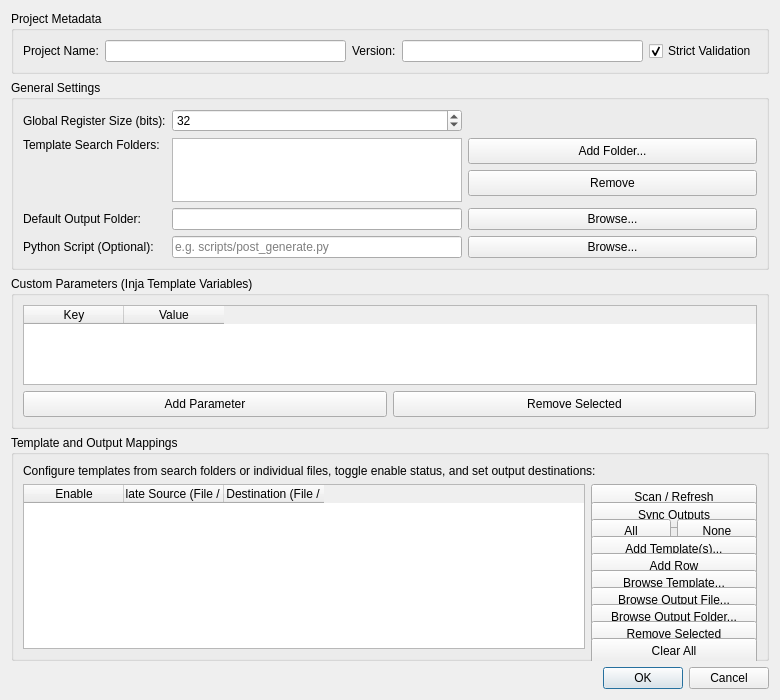
<?xml version='1.0' encoding='utf-8'?>
<ui version="4.0">
 <class>config</class>
 <widget class="QDialog" name="config">
  <property name="geometry">
   <rect>
    <x>0</x>
    <y>0</y>
    <width>780</width>
    <height>700</height>
   </rect>
  </property>
  <property name="minimumSize">
   <size>
    <width>600</width>
    <height>480</height>
   </size>
  </property>
  <property name="windowTitle">
   <string>Configuration</string>
  </property>
  <property name="windowIcon">
   <iconset resource="resources.qrc">
    <normaloff>:/icons/app_icon.png</normaloff>:/icons/app_icon.png</iconset>
  </property>
  <layout class="QVBoxLayout" name="mainVerticalLayout">
   <item><widget class="QGroupBox" name="groupMetadata"><property name="title"><string>Project Metadata</string></property><layout class="QGridLayout" name="gridLayoutMetadata"><item row="0" column="0"><widget class="QLabel" name="label_projectName"><property name="text"><string>Project Name:</string></property></widget></item><item row="0" column="1"><widget class="QLineEdit" name="projectName" /></item><item row="0" column="2"><widget class="QLabel" name="label_projectVersion"><property name="text"><string>Version:</string></property></widget></item><item row="0" column="3"><widget class="QLineEdit" name="projectVersion" /></item><item row="0" column="4"><widget class="QCheckBox" name="strictValidation"><property name="text"><string>Strict Validation</string></property><property name="checked"><bool>true</bool></property></widget></item></layout></widget></item><item>
    <widget class="QGroupBox" name="groupGeneral">
     <property name="title">
      <string>General Settings</string>
     </property>
     <layout class="QGridLayout" name="generalGridLayout">
      <item row="0" column="0">
       <widget class="QLabel" name="label_regWidth">
        <property name="text">
         <string>Global Register Size (bits):</string>
        </property>
       </widget>
      </item>
      <item row="0" column="1">
       <widget class="QSpinBox" name="regWidthSpinBox">
        <property name="minimum">
         <number>8</number>
        </property>
        <property name="maximum">
         <number>1024</number>
        </property>
        <property name="singleStep">
         <number>8</number>
        </property>
        <property name="value">
         <number>32</number>
        </property>
       </widget>
      </item>
      <item row="0" column="2">
       <spacer name="horizontalSpacer_regWidth">
        <property name="orientation">
         <enum>Qt::Horizontal</enum>
        </property>
        <property name="sizeHint" stdset="0">
         <size>
          <width>40</width>
          <height>20</height>
         </size>
        </property>
       </spacer>
      </item>
       <item row="1" column="0">
        <widget class="QLabel" name="label_templateFolders">
         <property name="text">
          <string>Template Search Folders:</string>
         </property>
         <property name="alignment">
          <set>Qt::AlignLeading|Qt::AlignLeft|Qt::AlignTop</set>
         </property>
        </widget>
       </item>
       <item row="1" column="1">
        <widget class="QListWidget" name="templateFoldersList">
         <property name="minimumSize">
          <size>
           <width>0</width>
           <height>64</height>
          </size>
         </property>
         <property name="maximumSize">
          <size>
           <width>16777215</width>
           <height>100</height>
          </size>
         </property>
         <property name="selectionMode">
          <enum>QAbstractItemView::ExtendedSelection</enum>
         </property>
         <property name="alternatingRowColors">
          <bool>true</bool>
         </property>
        </widget>
       </item>
       <item row="1" column="2">
        <layout class="QVBoxLayout" name="folderButtonsLayout">
         <item>
          <widget class="QPushButton" name="btnAddTemplateFolder">
           <property name="minimumSize">
            <size>
             <width>0</width>
             <height>26</height>
            </size>
           </property>
           <property name="text">
            <string>Add Folder...</string>
           </property>
           <property name="toolTip">
            <string>Add a template search directory</string>
           </property>
          </widget>
         </item>
         <item>
          <widget class="QPushButton" name="btnRemoveTemplateFolder">
           <property name="minimumSize">
            <size>
             <width>0</width>
             <height>26</height>
            </size>
           </property>
           <property name="text">
            <string>Remove</string>
           </property>
           <property name="toolTip">
            <string>Remove selected template folders</string>
           </property>
          </widget>
         </item>
         <item>
          <spacer name="spacerFolderBtns">
           <property name="orientation">
            <enum>Qt::Vertical</enum>
           </property>
           <property name="sizeHint" stdset="0">
            <size>
             <width>20</width>
             <height>10</height>
            </size>
           </property>
          </spacer>
         </item>
        </layout>
       </item>
       <item row="2" column="0">
        <widget class="QLabel" name="label_outputFolder">
         <property name="text">
          <string>Default Output Folder:</string>
         </property>
        </widget>
       </item>
       <item row="2" column="1">
        <widget class="QLineEdit" name="outputFolder" />
       </item>
       <item row="2" column="2">
        <widget class="QPushButton" name="btnBrowseOutputFolder">
         <property name="text">
          <string>Browse...</string>
         </property>
        </widget>
       </item>
        <item row="3" column="0">
         <widget class="QLabel" name="label_pythonScript">
          <property name="text">
           <string>Python Script (Optional):</string>
          </property>
         </widget>
        </item>
        <item row="3" column="1">
         <widget class="QLineEdit" name="pythonScript">
          <property name="placeholderText">
           <string>e.g. scripts/post_generate.py</string>
          </property>
         </widget>
        </item>
        <item row="3" column="2">
         <widget class="QPushButton" name="btnBrowsePythonScript">
          <property name="text">
           <string>Browse...</string>
          </property>
          <property name="toolTip">
           <string>Browse for a Python script to execute upon generation</string>
          </property>
         </widget>
        </item>
      </layout>
     </widget>
    </item><item><widget class="QGroupBox" name="groupParams"><property name="title"><string>Custom Parameters (Inja Template Variables)</string></property><layout class="QVBoxLayout" name="vlayoutParams"><item><widget class="QTableWidget" name="customParametersTable"><property name="minimumSize"><size><width>0</width><height>80</height></size></property><property name="selectionBehavior"><enum>QAbstractItemView::SelectRows</enum></property><property name="alternatingRowColors"><bool>true</bool></property><column><property name="text"><string>Key</string></property></column><column><property name="text"><string>Value</string></property></column></widget></item><item><layout class="QHBoxLayout"><item><widget class="QPushButton" name="btnAddParameter"><property name="minimumSize"><size><width>0</width><height>26</height></size></property><property name="text"><string>Add Parameter</string></property></widget></item><item><widget class="QPushButton" name="btnRemoveParameter"><property name="minimumSize"><size><width>0</width><height>26</height></size></property><property name="text"><string>Remove Selected</string></property></widget></item><item><spacer name="spacerParams" /></item></layout></item></layout></widget></item><item>
     <widget class="QGroupBox" name="groupTemplates">
      <property name="title">
       <string>Template and Output Mappings</string>
      </property>
      <layout class="QVBoxLayout" name="templatesVerticalLayout">
       <item>
        <widget class="QLabel" name="label_mappingHelp">
         <property name="text">
          <string>Configure templates from search folders or individual files, toggle enable status, and set output destinations:</string>
         </property>
        </widget>
       </item>
       <item>
        <layout class="QHBoxLayout" name="tableWithToolbarLayout">
         <item>
          <widget class="QTableWidget" name="templateTable">
           <property name="minimumSize">
            <size>
             <width>0</width>
             <height>120</height>
            </size>
           </property>
           <property name="selectionMode">
            <enum>QAbstractItemView::ExtendedSelection</enum>
           </property>
           <property name="selectionBehavior">
            <enum>QAbstractItemView::SelectRows</enum>
           </property>
           <property name="alternatingRowColors">
            <bool>true</bool>
           </property>
           <column>
            <property name="text">
             <string>Enable</string>
            </property>
           </column>
           <column>
            <property name="text">
             <string>Template Source (File / Path)</string>
            </property>
           </column>
           <column>
            <property name="text">
             <string>Output Destination (File / Folder)</string>
            </property>
           </column>
          </widget>
         </item>
         <item>
          <layout class="QVBoxLayout" name="tableToolbarLayout">
           <item>
            <widget class="QPushButton" name="btnScanTemplates">
             <property name="minimumSize">
              <size>
               <width>0</width>
               <height>26</height>
              </size>
             </property>
             <property name="text">
              <string>Scan / Refresh</string>
             </property>
             <property name="toolTip">
              <string>Scan all template search folders recursively and add discovered templates</string>
             </property>
            </widget>
           </item>
           <item>
            <widget class="QPushButton" name="btnSyncOutputs">
             <property name="minimumSize">
              <size>
               <width>0</width>
               <height>26</height>
              </size>
             </property>
             <property name="text">
              <string>Sync Outputs</string>
             </property>
             <property name="toolTip">
              <string>Synchronize all template output destinations with the current default output folder</string>
             </property>
            </widget>
           </item>
           <item>
            <layout class="QHBoxLayout" name="toggleButtonsLayout">
             <item>
              <widget class="QPushButton" name="btnEnableAll">
               <property name="minimumSize">
                <size>
                 <width>0</width>
                 <height>24</height>
                </size>
               </property>
               <property name="text">
                <string>All</string>
               </property>
               <property name="toolTip">
                <string>Enable all templates</string>
               </property>
              </widget>
             </item>
             <item>
              <widget class="QPushButton" name="btnDisableAll">
               <property name="minimumSize">
                <size>
                 <width>0</width>
                 <height>24</height>
                </size>
               </property>
               <property name="text">
                <string>None</string>
               </property>
               <property name="toolTip">
                <string>Disable all templates</string>
               </property>
              </widget>
             </item>
            </layout>
           </item>
           <item>
            <widget class="QPushButton" name="btnAddTemplateFiles">
             <property name="minimumSize">
              <size>
               <width>0</width>
               <height>26</height>
              </size>
             </property>
             <property name="text">
              <string>Add Template(s)...</string>
             </property>
             <property name="toolTip">
              <string>Add one or more template files</string>
             </property>
            </widget>
           </item>
           <item>
            <widget class="QPushButton" name="btnAddRow">
             <property name="minimumSize">
              <size>
               <width>0</width>
               <height>26</height>
              </size>
             </property>
             <property name="text">
              <string>Add Row</string>
             </property>
             <property name="toolTip">
              <string>Add an empty template mapping row</string>
             </property>
            </widget>
           </item>
           <item>
            <widget class="QPushButton" name="btnBrowseTemplate">
             <property name="minimumSize">
              <size>
               <width>0</width>
               <height>26</height>
              </size>
             </property>
             <property name="text">
              <string>Browse Template...</string>
             </property>
             <property name="toolTip">
              <string>Browse template file for selected row</string>
             </property>
            </widget>
           </item>
           <item>
            <widget class="QPushButton" name="btnBrowseOutputFile">
             <property name="minimumSize">
              <size>
               <width>0</width>
               <height>26</height>
              </size>
             </property>
             <property name="text">
              <string>Browse Output File...</string>
             </property>
             <property name="toolTip">
              <string>Browse output file for selected row</string>
             </property>
            </widget>
           </item>
           <item>
            <widget class="QPushButton" name="btnBrowseOutputFolderItem">
             <property name="minimumSize">
              <size>
               <width>0</width>
               <height>26</height>
              </size>
             </property>
             <property name="text">
              <string>Browse Output Folder...</string>
             </property>
             <property name="toolTip">
              <string>Browse output folder for selected row</string>
             </property>
            </widget>
           </item>
           <item>
            <widget class="QPushButton" name="btnRemoveRow">
             <property name="minimumSize">
              <size>
               <width>0</width>
               <height>26</height>
              </size>
             </property>
             <property name="text">
              <string>Remove Selected</string>
             </property>
             <property name="toolTip">
              <string>Remove selected template mapping rows</string>
             </property>
            </widget>
           </item>
           <item>
            <widget class="QPushButton" name="btnClearAll">
             <property name="minimumSize">
              <size>
               <width>0</width>
               <height>26</height>
              </size>
             </property>
             <property name="text">
              <string>Clear All</string>
             </property>
             <property name="toolTip">
              <string>Clear all template mapping rows</string>
             </property>
            </widget>
           </item>
           <item>
            <spacer name="verticalSpacer_tableToolbar">
             <property name="orientation">
              <enum>Qt::Vertical</enum>
             </property>
             <property name="sizeHint" stdset="0">
              <size>
               <width>20</width>
               <height>40</height>
              </size>
             </property>
            </spacer>
           </item>
          </layout>
         </item>
        </layout>
       </item>
      </layout>
     </widget>
    </item>
   <item>
    <widget class="QDialogButtonBox" name="buttonBox">
     <property name="orientation">
      <enum>Qt::Horizontal</enum>
     </property>
     <property name="standardButtons">
      <set>QDialogButtonBox::Cancel|QDialogButtonBox::Ok</set>
     </property>
    </widget>
   </item>
  </layout>
 </widget>
 <resources />
 <connections>
  <connection>
   <sender>buttonBox</sender>
   <signal>accepted()</signal>
   <receiver>config</receiver>
   <slot>accept()</slot>
   <hints>
    <hint type="sourcelabel">
     <x>248</x>
     <y>254</y>
    </hint>
    <hint type="destinationlabel">
     <x>157</x>
     <y>274</y>
    </hint>
   </hints>
  </connection>
  <connection>
   <sender>buttonBox</sender>
   <signal>rejected()</signal>
   <receiver>config</receiver>
   <slot>reject()</slot>
   <hints>
    <hint type="sourcelabel">
     <x>316</x>
     <y>260</y>
    </hint>
    <hint type="destinationlabel">
     <x>286</x>
     <y>274</y>
    </hint>
   </hints>
  </connection>
 </connections>
</ui>
